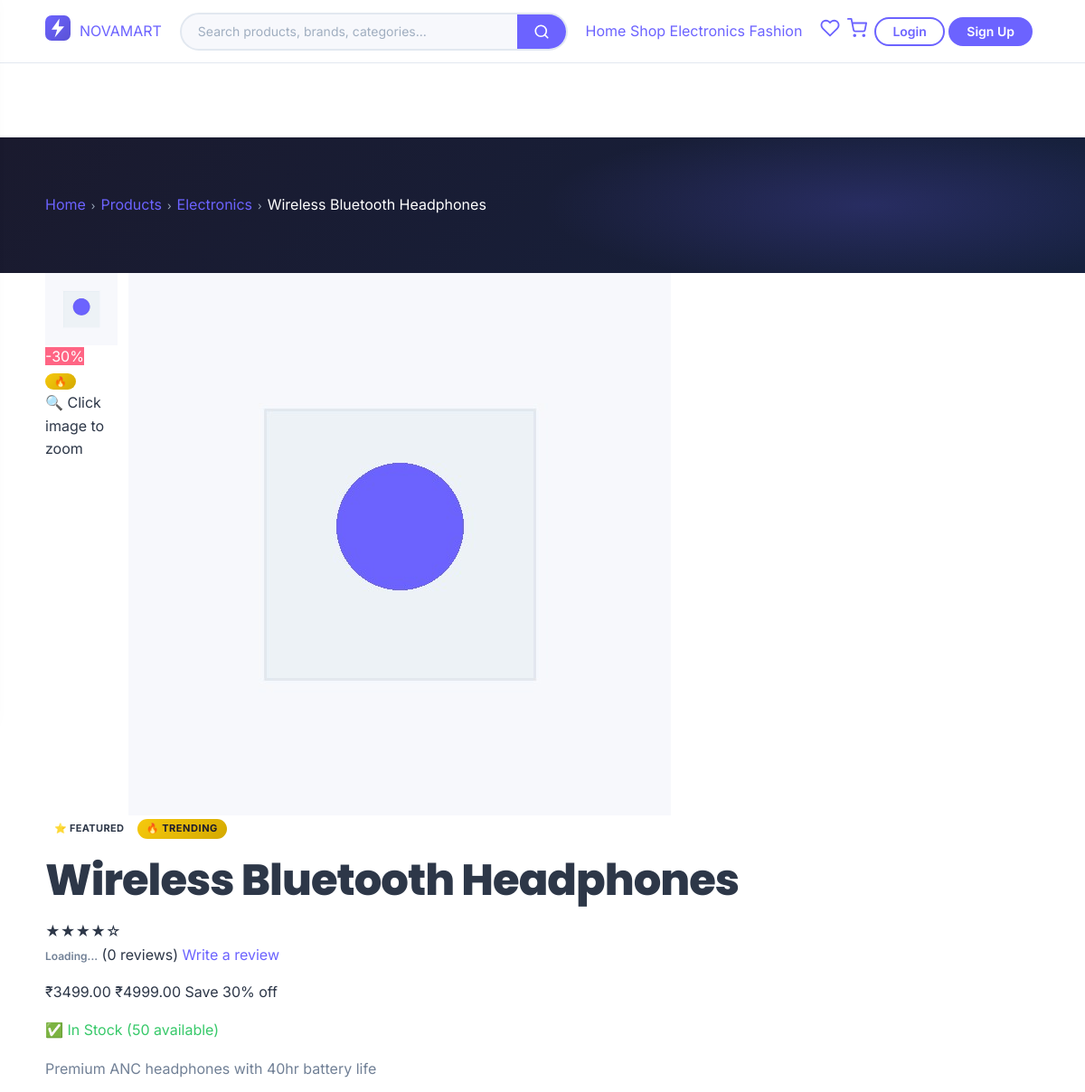
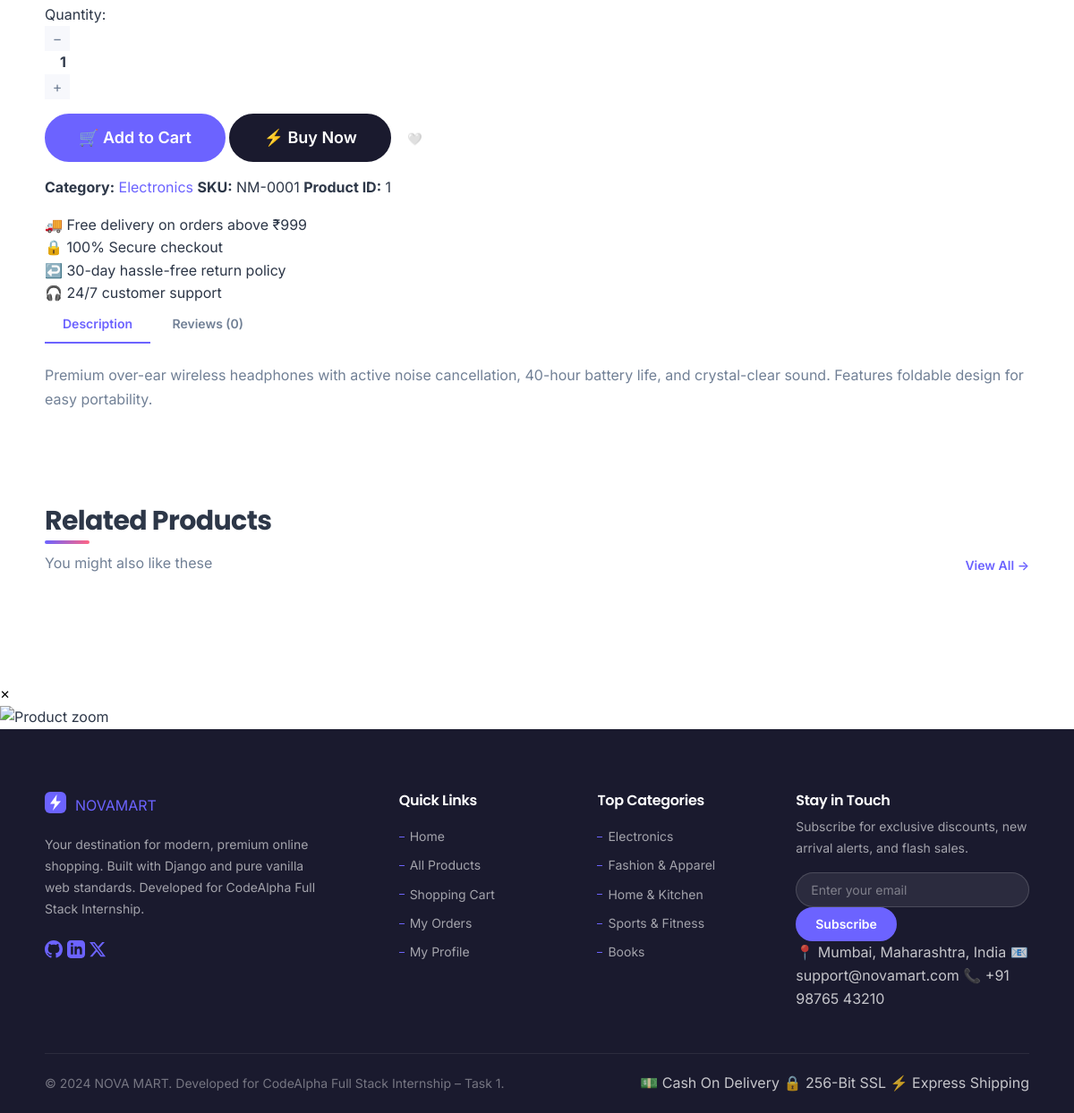
The app's page /products/wireless-bluetooth-headphones/ with its own data (2 pictures, top to bottom).
### store/models.py (models this page shows, shortened)
class Product(models.Model):
    category = models.ForeignKey(Category, on_delete=models.PROTECT, related_name='products')
    name = models.CharField(max_length=200)
    slug = models.SlugField(unique=True)
    description = models.TextField()
    short_description = models.CharField(max_length=500, blank=True)
    price = models.DecimalField(max_digits=10, decimal_places=2)
    discount_price = models.DecimalField(max_digits=10, decimal_places=2, blank=True, null=True)
    stock = models.PositiveIntegerField(default=0)
    image = models.ImageField(upload_to='products/', blank=True, null=True)
    is_active = models.BooleanField(default=True)
    is_featured = models.BooleanField(default=False)
    is_trending = models.BooleanField(default=False)
    is_bestseller = models.BooleanField(default=False)
    created_at = models.DateTimeField(auto_now_add=True)
    updated_at = models.DateTimeField(auto_now=True)
    @property
    def image_url(self):
        if self.image:
            try:
                return self.image.url
            except ValueError:
                return '/static/images/placeholder.jpg'
        return '/static/images/placeholder.jpg'
    @property
    def discount_percent(self):
        if self.discount_price:
            return int((self.price - self.discount_price) / self.price * 100)
        return 0

class Category(models.Model):
    name = models.CharField(max_length=200)
    slug = models.SlugField(unique=True)
    description = models.TextField(blank=True)
    created_at = models.DateTimeField(auto_now_add=True)
    class Meta:
        verbose_name_plural = 'Categories'

### store/views.py (the view)
# urls.py: path('products/<slug:slug>/', views.ProductDetailView.as_view(), name='product-detail'),
class ProductDetailView(View):
    def get(self, request, slug):
        product = get_object_or_404(Product, slug=slug, is_active=True)
        reviews = product.reviews.all()
        related = Product.objects.filter(category=product.category, is_active=True).exclude(id=product.id)[:4]
        context = {
            'product': product,
            'reviews': reviews,
            'related_products': related,
        }
        return render(request, 'store/product_detail.html', context)

### templates/store/product_detail.html (shortened to what this page needs)
{% extends 'base.html' %}
{% load static %}
{% block content %}
<div class="page-header product-detail-header">
  <div class="container">
    <nav class="breadcrumb">
      <a href="/">Home</a>
      <span class="breadcrumb-sep">&rsaquo;</span>
      <a href="/products/">Products</a>
      <span class="breadcrumb-sep">&rsaquo;</span>
      {% if product.category %}
        <a href="/products/?category={{ product.category.slug }}">{{ product.category.name }}</a>
        <span class="breadcrumb-sep">&rsaquo;</span>
      {% endif %}
      <span>{{ product.name }}</span>
    </nav>
  </div>
</div>
<div class="container">
  <div class="product-detail-layout">
    <div class="product-gallery">
      <div class="main-image-wrap">
        <img
          id="mainImage"
          src="{{ product.image_url }}"
          alt="{{ product.name }}"
          class="main-product-image"
        >
        {% if product.discount_percent > 0 %}
          <span class="image-badge badge-discount">-{{ product.discount_percent }}%</span>
        {% endif %}
        {% if product.is_trending %}
          <span class="image-badge badge-trending" style="top: 50px;">🔥</span>
        {% endif %}
        <div class="zoom-hint">🔍 Click image to zoom</div>
      </div>
      <div class="thumbnail-strip" id="thumbnailStrip">
        <img
          src="{{ product.image_url }}"
          class="thumbnail active"
          alt="{{ product.name }}"
          onclick="switchImage(this, '{{ product.image_url }}')"
        >
      </div>
    </div>
    <div class="product-info-panel">
      <div class="product-badges-row">
        {% if product.is_featured %}<span class="badge badge-featured">⭐ Featured</span>{% endif %}
        {% if product.is_trending %}<span class="badge badge-trending">🔥 Trending</span>{% endif %}
      </div>
      <h1 class="product-title">{{ product.name }}</h1>
      <div class="product-rating-row">
        <div class="stars" id="starsDisplay">★★★★☆</div>
        <span class="rating-value" id="avgRating">Loading...</span>
        <span class="review-count" id="reviewCount">(0 reviews)</span>
        <a href="#reviewsTab" class="write-review-link" onclick="switchTab('reviews', event)">Write a review</a>
      </div>
      <div class="product-price-panel">
        {% if product.discount_price %}
          <span class="price-big">₹{{ product.discount_price|floatformat:2 }}</span>
          <span class="price-original-big">₹{{ product.price|floatformat:2 }}</span>
          <span class="savings-badge">Save {{ product.discount_percent }}% off</span>
        {% else %}
          <span class="price-big">₹{{ product.price|floatformat:2 }}</span>
        {% endif %}
      </div>
      <div class="product-stock-status">
        {% if product.stock > 10 %}
          <span class="in-stock">✅ In Stock ({{ product.stock }} available)</span>
        {% elif product.stock > 0 %}
          <span class="low-stock">⚠️ Only {{ product.stock }} left! Order soon.</span>
        {% else %}
          <span class="out-of-stock">❌ Currently Out of Stock</span>
        {% endif %}
      </div>
      {% if product.short_description %}
      <div class="product-description-short">
        <p>{{ product.short_description }}</p>
      </div>
      {% endif %}
      {% if product.stock > 0 %}
      <div class="quantity-selector">
        <label for="quantityInput">Quantity:</label>
        <div class="qty-controls">
          <button class="qty-btn" onclick="changeQty(-1)" aria-label="Decrease quantity">−</button>
          <input
            type="number"
            id="quantityInput"
            value="1"
            min="1"
            max="{{ product.stock }}"
            class="qty-input"
            aria-label="Quantity"
          >
          <button class="qty-btn" onclick="changeQty(1)" aria-label="Increase quantity">+</button>
        </div>
      </div>
      <div class="product-cta-buttons">
        <button
          class="btn btn-primary btn-lg"
          onclick="addToCartDetail({{ product.id }})"
          id="addToCartBtn"
        >
          🛒 Add to Cart
        </button>
        <button
          class="btn btn-dark btn-lg"
          onclick="buyNow({{ product.id }})"
        >
          ⚡ Buy Now
        </button>
        <button
          class="btn-icon wishlist-detail-btn"
          onclick="toggleWishlistDetail({{ product.id }})"
          id="wishlistDetailBtn"
          aria-label="Add to wishlist"
          title="Add to Wishlist"
        >
          🤍
        </button>
      </div>
      {% else %}
      <div class="out-of-stock-actions">
        <button class="btn btn-secondary btn-lg" disabled>😔 Out of Stock</button>
        <button class="btn btn-outline btn-lg" onclick="notifyWhenAvailable()">🔔 Notify Me</button>
      </div>
      {% endif %}
      <div class="product-meta">
        {% if product.category %}
        <span>
          <strong>Category:</strong>
          <a href="/products/?category={{ product.category.slug }}">{{ product.category.name }}</a>
        </span>
        {% endif %}
        <span><strong>SKU:</strong> NM-{{ product.id|stringformat:'04d' }}</span>
        <span><strong>Product ID:</strong> <span id="productIdData">{{ product.id }}</span></span>
      </div>
      <div class="delivery-info">
        <div class="delivery-item">🚚 Free delivery on orders above ₹999</div>
        <div class="delivery-item">🔒 100% Secure checkout</div>
        <div class="delivery-item">↩️ 30-day hassle-free return policy</div>
        <div class="delivery-item">🎧 24/7 customer support</div>
      </div>
    </div>
  </div>
  <div class="product-tabs" id="productTabs">
    <div class="tab-buttons" role="tablist">
      <button
        class="tab-btn active"
        id="tabBtnDescription"
        role="tab"
        aria-selected="true"
        aria-controls="descriptionTab"
        onclick="switchTab('description', event)"
      >
        Description
      </button>
      <button
        class="tab-btn"
        id="tabBtnReviews"
        role="tab"
        aria-selected="false"
        aria-controls="reviewsTab"
        onclick="switchTab('reviews', event)"
      >
        Reviews (<span id="reviewTabCount">0</span>)
      </button>
    </div>
    <div class="tab-content active" id="descriptionTab" role="tabpanel" aria-labelledby="tabBtnDescription">
      <div class="product-full-description">
        {{ product.description|linebreaks }}
      </div>
    </div>
  </div>
</div>
<section class="section related-products">
  <div class="container">
    <div class="section-header">
      <div>
        <h2 class="section-title">Related Products</h2>
        <p class="section-subtitle">You might also like these</p>
      </div>
      {% if product.category %}
      <a href="/products/?category={{ product.category.slug }}" class="view-all-link">View All →</a>
      {% endif %}
    </div>
  </div>
</section>
<div class="image-zoom-modal" id="imageZoomModal" onclick="closeZoomModal()">
  <button class="zoom-close-btn" onclick="closeZoomModal()">✕</button>
  <img id="zoomedImage" src="" alt="Product zoom" class="zoomed-image">
</div>
{% endblock %}

### records on screen
Product: category.name "Electronics", name "Wireless Bluetooth Headphones", discount_percent "30", discount_price "3499.00", price "4999.00", stock "50", short_description "Premium ANC headphones with 40hr battery life", id "0001", id "1", description "Premium over-ear wireless headphones with active noise cancellation, 40-hour battery life, and crystal-clear sound. Features foldable design for easy portability."
